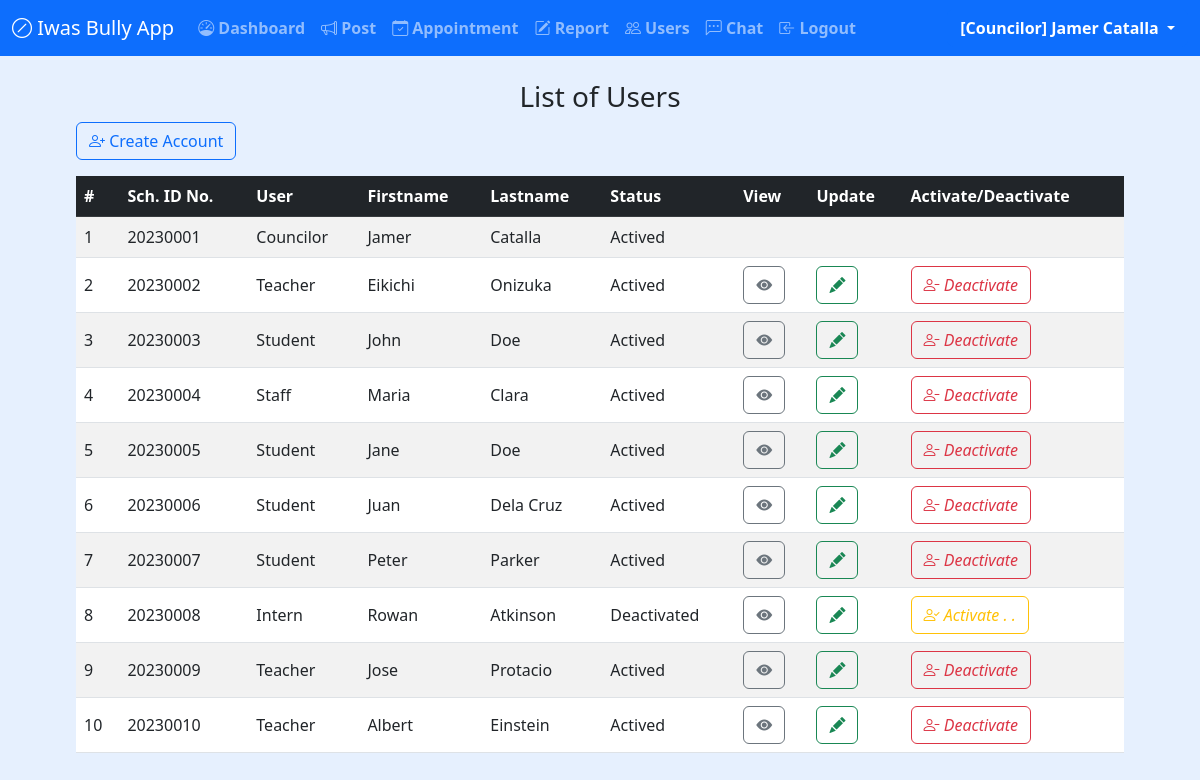
The app's page /admin/user_list.php (signed in) with its own data.
### tables this page shows
CREATE TABLE `Users` (
  `UserID` int(11) NOT NULL,
  `UserRole` enum('Councilor','Staff','Intern','Student','Teacher') NOT NULL,
  `Firstname` varchar(50) NOT NULL,
  `Lastname` varchar(50) NOT NULL,
  `SchoolIDNumber` varchar(20) NOT NULL,
  `Email` varchar(50) NOT NULL,
  `Username` varchar(50) NOT NULL,
  `Password` varchar(50) NOT NULL,
  `CreatedBy` int(11) DEFAULT NULL,
  `CreatedDate` datetime DEFAULT current_timestamp(),
  `ModifiedBy` int(11) DEFAULT NULL,
  `ModifiedDate` timestamp NOT NULL DEFAULT current_timestamp() ON UPDATE current_timestamp(),
  `UserStatus` tinyint(1) DEFAULT NULL
);

### function/session.php (called while the page is built, shortened)
<?php
$UserRole = $_SESSION['UserRole'];
?>

### admin/user_list.php (the view, shortened to what this page needs)
<?php
require '../function/session.php';
require_once '../connection/DBconnection.php';
require '../components/header.php';
require '../components/navigation.php';
?>
    <div class="container my-3">
        <h3 class="text-center">List of Users</h3>
        <div class="d-grid gap-2 d-md-flex justify-content-md-start">
        <?php if($UserRole == 'Councilor'): ?>
            <button class="btn btn-outline-primary"
            data-bs-toggle="modal" data-bs-target="#createNewAccount">
            <i class="bi bi-person-plus"></i>
            Create Account
            </button>
        <?php endif; ?>
        </div>
        <div class="table-responsive my-3">
<?php
    $stmt = $conn->prepare("SELECT * FROM Users;");
    $stmt->execute();
    $user = $stmt->fetchAll(PDO::FETCH_OBJ);
?>
            <table class="table align-middle table-hover table-striped">
                <thead class="table-dark">
                    <tr>
                        <th>#</th>
                        <th>Sch. ID No.</th>
                        <th>User</th>
                        <th>Firstname</th>
                        <th>Lastname</th>
                        <th>Status</th>
                        <th>View</th>
                        <?php if($UserRole == 'Councilor'): ?>
                            <th>Update</th>
                            <th>Activate/Deactivate</th>
                        <?php endif; ?>
                    </tr>
                </thead>
                <tbody>
                <?php foreach($user as $users): ?>
                    <tr>
                        <td><?= $users->UserID; ?></td>
                        <td><?= $users->SchoolIDNumber; ?></td>
                        <td><?= ucfirst($users->UserRole); ?></td>
                        <td><?= $users->Firstname; ?> </td>
                        <td><?= $users->Lastname; ?></td>
                        <?php if($users->UserStatus == 1): ?>
                            <td>Actived</td>
                        <?php else: ?>
                            <td>Deactivated</td>
                        <?php endif; ?>
                        <td>
                        <button <?php if($users->UserRole == 'Councilor') { echo 'style="display: none;"'; } ?>
                            type="button" class="btn btn-outline-secondary" data-bs-toggle="modal"
                            data-bs-target="#viewAccount_<?= $users->UserID; ?>">
                        <i class="bi bi-eye-fill"></i>
                        </button>
                        </td>
                        <?php if($UserRole == 'Councilor'): ?>
                            <td>
                            <button <?php if($users->UserRole == 'Councilor') { echo 'style="display: none;"'; } ?>
                                type="button" class="btn btn-outline-success" data-bs-toggle="modal"
                                data-bs-target="#updateAccount_<?= $users->UserID; ?>">
                            <i class="bi bi-pencil-fill"></i>
                            </button>
                            </td>
                            <td>
                            <?php if($users->UserStatus == 0): ?>
                                <button type="button" class="btn btn-outline-warning" data-bs-toggle="modal"
                                data-bs-target="#activateAccount_<?= $users->UserID; ?>">
                                <i class="bi bi-person-check">  Activate . .</i>
                                </button>
                            <?php else: ?>
                                <button <?php if($users->UserRole == 'Councilor') { echo 'style="display: none;"'; } ?>
                                type="button" class="btn btn-outline-danger" data-bs-toggle="modal"
                                data-bs-target="#deactivateAccount_<?= $users->UserID; ?>">
                                <i class="bi bi-person-dash"> Deactivate</i>
                                </button>
                            <?php endif; ?>
                            </td>
                        <?php endif; ?>
                    </tr>
                <?php endforeach; ?>
                </tbody>
            </table>
        </div>
    </div>
<?php require '../components/footer.php' ;?>

### records on screen
users: UserID "1", SchoolIDNumber "20230001", UserRole "Councilor", Firstname "Jamer", Lastname "Catalla", UserStatus "Actived"
users: UserID "2", SchoolIDNumber "20230002", UserRole "Teacher", Firstname "Eikichi", Lastname "Onizuka", UserStatus "Actived"
users: UserID "3", SchoolIDNumber "20230003", UserRole "Student", Firstname "John", Lastname "Doe", UserStatus "Actived"
users: UserID "4", SchoolIDNumber "20230004", UserRole "Staff", Firstname "Maria", Lastname "Clara", UserStatus "Actived"
users: UserID "5", SchoolIDNumber "20230005", UserRole "Student", Firstname "Jane", Lastname "Doe", UserStatus "Actived"
users: UserID "6", SchoolIDNumber "20230006", UserRole "Student", Firstname "Juan", Lastname "Dela Cruz", UserStatus "Actived"
users: UserID "7", SchoolIDNumber "20230007", UserRole "Student", Firstname "Peter", Lastname "Parker", UserStatus "Actived"
users: UserID "8", SchoolIDNumber "20230008", UserRole "Intern", Firstname "Rowan", Lastname "Atkinson", UserStatus "Deactivated"
users: UserID "9", SchoolIDNumber "20230009", UserRole "Teacher", Firstname "Jose", Lastname "Protacio", UserStatus "Actived"
users: UserID "10", SchoolIDNumber "20230010", UserRole "Teacher", Firstname "Albert", Lastname "Einstein", UserStatus "Actived"

### other values on screen
$UserRole "Councilor"
$Firstname "Jamer"
$Lastname "Catalla"
